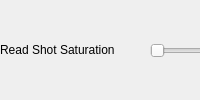
         <widget class="QStackedWidget" name="stackedWidget">
          <widget class="QWidget" name="page">
           <widget class="QSlider" name="obsSlider">
            <property name="geometry">
             <rect>
              <x>150</x>
              <y>100</y>
              <width>641</width>
              <height>21</height>
             </rect>
            </property>
            <property name="maximum">
             <number>100</number>
            </property>
            <property name="value">
             <number>24</number>
            </property>
            <property name="sliderPosition">
             <number>24</number>
            </property>
            <property name="orientation">
             <enum>Qt::Orientation::Horizontal</enum>
            </property>
            <property name="invertedControls">
             <bool>false</bool>
            </property>
           </widget>
           <widget class="QSlider" name="saturationSlider">
            <property name="geometry">
             <rect>
              <x>150</x>
              <y>40</y>
              <width>641</width>
              <height>22</height>
             </rect>
            </property>
            <property name="maximum">
             <number>500</number>
            </property>
            <property name="orientation">
             <enum>Qt::Orientation::Horizontal</enum>
            </property>
           </widget>
           <widget class="QLabel" name="saturationValueLabel">
            <property name="geometry">
             <rect>
              <x>0</x>
              <y>40</y>
              <width>121</width>
              <height>20</height>
             </rect>
            </property>
            <property name="text">
             <string>Read Shot Saturation</string>
            </property>
           </widget>
           <widget class="QLabel" name="obsValueLabel">
            <property name="geometry">
             <rect>
              <x>0</x>
              <y>100</y>
              <width>131</width>
              <height>16</height>
             </rect>
            </property>
            <property name="text">
             <string>OBS Replay Saturation</string>
            </property>
           </widget>
           <widget class="QLabel" name="label_10">
            <property name="geometry">
             <rect>
              <x>810</x>
              <y>40</y>
              <width>121</width>
              <height>16</height>
             </rect>
            </property>
            <property name="text">
             <string>Read Shot Threshold</string>
            </property>
           </widget>
           <widget class="QLabel" name="label_11">
            <property name="geometry">
             <rect>
              <x>810</x>
              <y>100</y>
              <width>131</width>
              <height>16</height>
             </rect>
            </property>
            <property name="text">
             <string>OBS Replay Threshold</string>
            </property>
           </widget>
           <widget class="QLabel" name="currentSaturationLabel">
            <property name="geometry">
             <rect>
              <x>1010</x>
              <y>70</y>
              <width>161</width>
              <height>31</height>
             </rect>
            </property>
            <property name="text">
             <string>TextLabel</string>
            </property>
           </widget>
          </widget>
          <widget class="QWidget" name="page_2"/>
         </widget>
